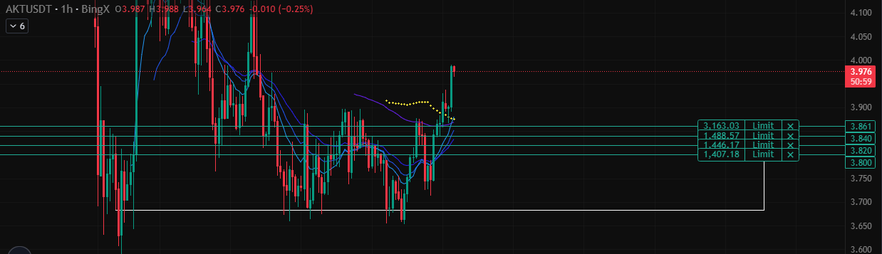
#> input picture src/chart_images/test_chart_image.png, 882 x 254 px, shrunk from 1238 x 357 before the run, found by its file name
$ python process_image.py
#> lines starting #> are read from the running program, lines starting #| are printed output that depends on the picture; after the words box and inside, x2 and y2 are one past the last pixel; in counts of white or black regions, pixels touching at a corner belong together
import argparse
import json

import cv2
import numpy as np
import pytesseract


def load_config(config_path):
    with open(config_path, 'r') as file:
        return json.load(file)


def parse_arguments():
    parser = argparse.ArgumentParser(description='Process chart images with customizable settings.')
    parser.add_argument('--config', type=str, help='Path to configuration file')
    parser.add_argument('--green-lower', type=int, nargs=3, metavar=('H', 'S', 'V'),
                        help='Lower HSV threshold for green color')
    parser.add_argument('--green-upper', type=int, nargs=3, metavar=('H', 'S', 'V'),
                        help='Upper HSV threshold for green color')
    parser.add_argument('--red-lower1', type=int, nargs=3, metavar=('H', 'S', 'V'),
                        help='Lower HSV threshold for red color (range 1)')
    parser.add_argument('--red-upper1', type=int, nargs=3, metavar=('H', 'S', 'V'),
                        help='Upper HSV threshold for red color (range 1)')
    parser.add_argument('--red-lower2', type=int, nargs=3, metavar=('H', 'S', 'V'),
                        help='Lower HSV threshold for red color (range 2)')
    parser.add_argument('--red-upper2', type=int, nargs=3, metavar=('H', 'S', 'V'),
                        help='Upper HSV threshold for red color (range 2)')
    return parser.parse_args()


def process_image(image_path):
    image = cv2.imread(image_path)
#> image is the input picture: shape (254, 882, 3); mean B, G, R 21.3, 21.2, 20.3
    if image is None:
        raise FileNotFoundError(f"Image not found at path: {image_path}")

    gray_image = cv2.cvtColor(image, cv2.COLOR_BGR2GRAY)
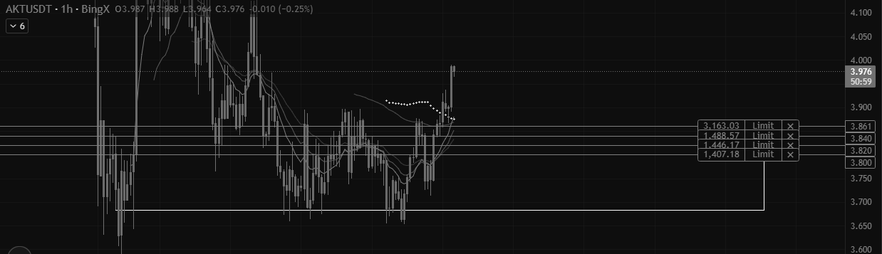
#> gray_image: shape (254, 882); min 0, max 251, mean 21

    hsv_image = cv2.cvtColor(image, cv2.COLOR_BGR2HSV)
#> hsv_image: shape (254, 882, 3); mean H, S, V 22.9, 32.3, 26.2

    green_lower = np.array([35, 100, 100])
    green_upper = np.array([85, 255, 255])
    red_lower1 = np.array([0, 100, 100])
    red_upper1 = np.array([10, 255, 255])
    red_lower2 = np.array([160, 100, 100])
    red_upper2 = np.array([180, 255, 255])

    green_mask = cv2.inRange(hsv_image, green_lower, green_upper)
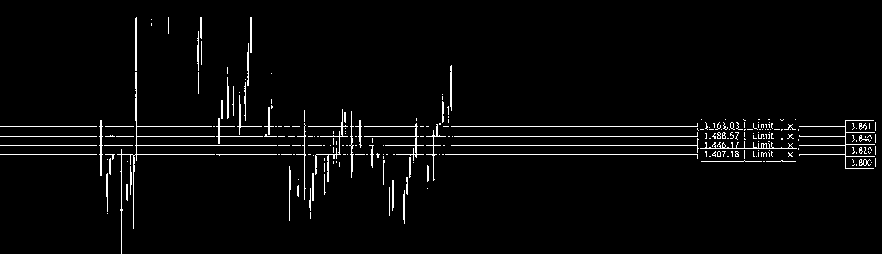
#> green_mask: shape (254, 882); 3% white in thin lines or dots
    red_mask1 = cv2.inRange(hsv_image, red_lower1, red_upper1)
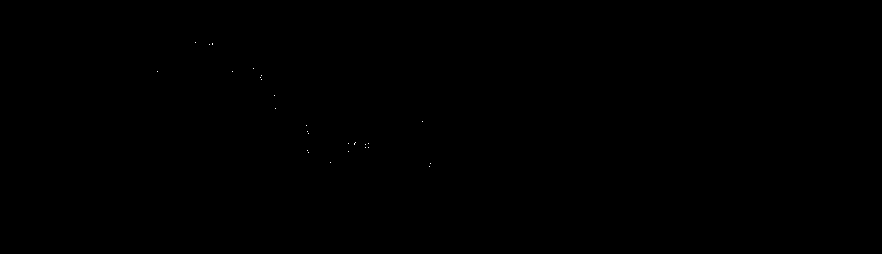
#> red_mask1: shape (254, 882); 0.01% white in thin lines or dots, all inside (x1, y1, x2, y2) = (157, 42, 431, 167)
    red_mask2 = cv2.inRange(hsv_image, red_lower2, red_upper2)
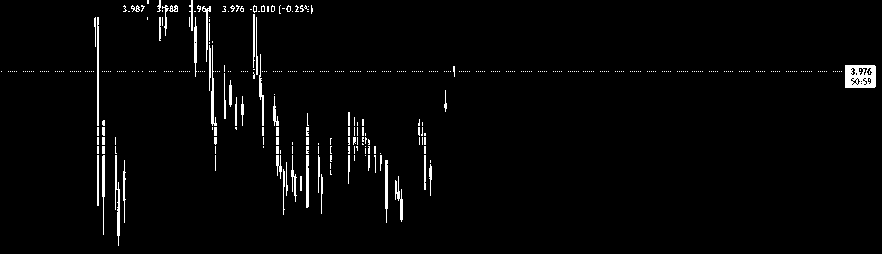
#> red_mask2: shape (254, 882); 2.5% white in thin lines or dots
    red_mask = cv2.add(red_mask1, red_mask2)
#> red_mask: shape (254, 882); 2.5% white in thin lines or dots

    image[green_mask > 0] = [0, 255, 0]
    image[red_mask > 0] = [0, 0, 255]
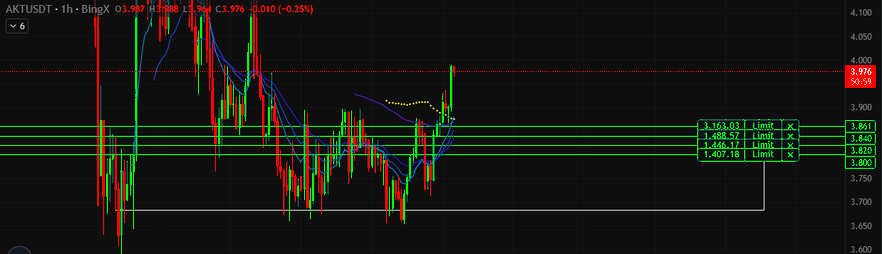
#> image: shape (254, 882, 3); mean B, G, R 16.5, 23.9, 21.4

    edges = cv2.Canny(gray_image, 50, 150, apertureSize=3)
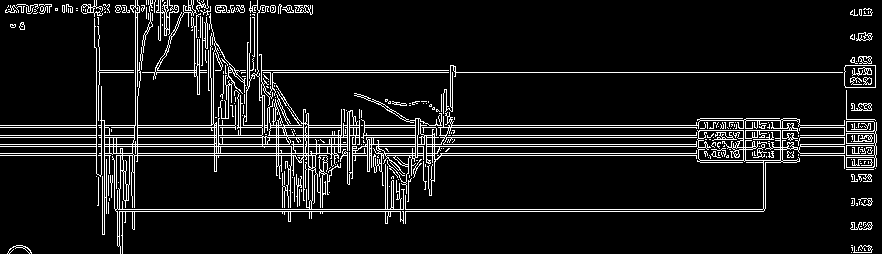
#> edges: shape (254, 882); 9.1% white in thin lines or dots

    lines = cv2.HoughLines(edges, 1, np.pi / 180, 200)
#> lines = 60 rows, first 8: [137, 1.57], [155, 1.57], [135, 1.57], [146, 1.57], [127, 1.57], [153, 1.57], [144, 1.57], [125, 1.57]

    horizontal_red_lines = []

    if lines is not None:
        for rho, theta in lines[:, 0]:
            if abs(theta) < np.pi / 36 or abs(theta - np.pi) < np.pi / 36:
                a = np.cos(theta)
                b = np.sin(theta)
                x0 = a * rho
                y0 = b * rho
                x1 = int(x0 + 1000 * (-b))
                y1 = int(y0 + 1000 * (a))
                x2 = int(x0 - 1000 * (-b))
                y2 = int(y0 - 1000 * (a))
                x1 = max(0, min(x1, image.shape[1] - 1))
                y1 = max(0, min(y1, image.shape[0] - 1))
                x2 = max(0, min(x2, image.shape[1] - 1))
                y2 = max(0, min(y2, image.shape[0] - 1))

                if red_mask[y1, x1] > 0 and red_mask[y2, x2] > 0:
                    cv2.line(image, (x1, y1), (x2, y2), (255, 0, 0), 2)
                    horizontal_red_lines.append(((x1, y1), (x2, y2)))
#> this loop made 60 passes
#> (rho, theta) on passes 1 to 12: (137, 1.57), (155, 1.57), (135, 1.57), (146, 1.57), (127, 1.57), (153, 1.57), (144, 1.57), (125, 1.57), (72, 1.57), (209, 1.57), (211, 1.57), (156, 1.55)
#> after the loop, horizontal_red_lines = []

#> (the run stopped early here; a loop or call above may not have finished)

$ run again, with src/chart_images/fartcoin_test_image.png copied over src/chart_images/test_chart_image.png
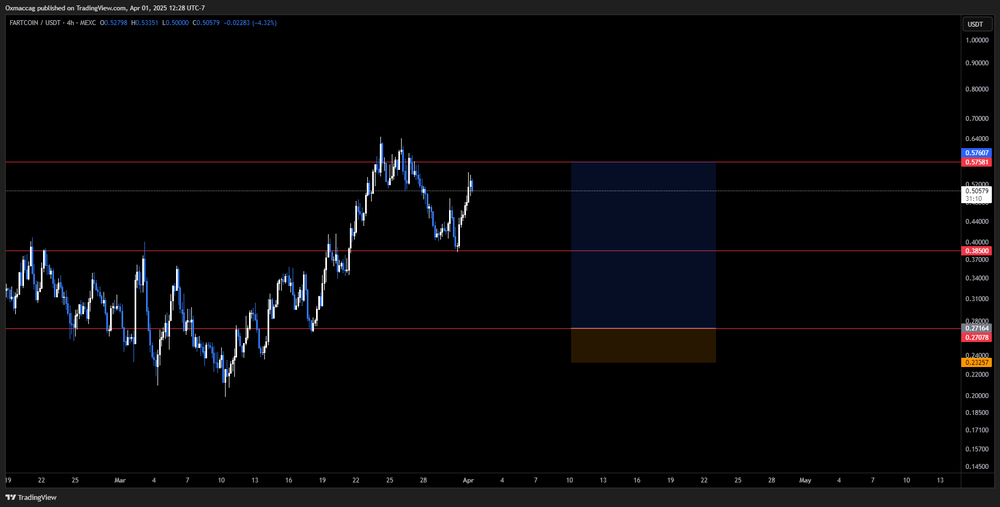
#> input picture src/chart_images/fartcoin_test_image.png, 1000 x 507 px, shrunk from 1835 x 931 before the run, found by its file name
#> in process_image, image is the input picture: shape (507, 1000, 3); mean B, G, R 9, 7.3, 7.6
#> hsv_image: shape (507, 1000, 3); mean H, S, V 10.8, 20.2, 10.3
#> green_mask: shape (507, 1000); every value is 0
#> red_mask1: shape (507, 1000); 0.03% white in thin lines or dots, all inside (x1, y1, x2, y2) = (188, 250, 716, 329)
#> in process_image, `red_mask2 = cv2.inRange(hsv_image, red_lower2, red_upper2)`:
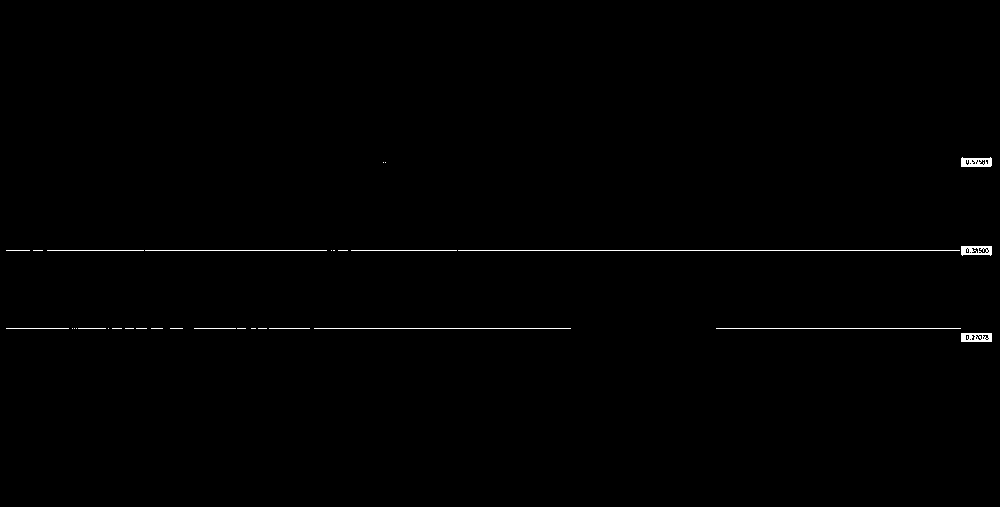
#> red_mask2: shape (507, 1000); 0.47% white in thin lines or dots, all inside (x1, y1, x2, y2) = (6, 157, 992, 342)
#> image: shape (507, 1000, 3); 0.5% of pixels changed, all inside (x1, y1, x2, y2) = (6, 157, 992, 342)
#> in process_image, `edges = cv2.Canny(gray_image, 50, 150, apertureSize=3)`:
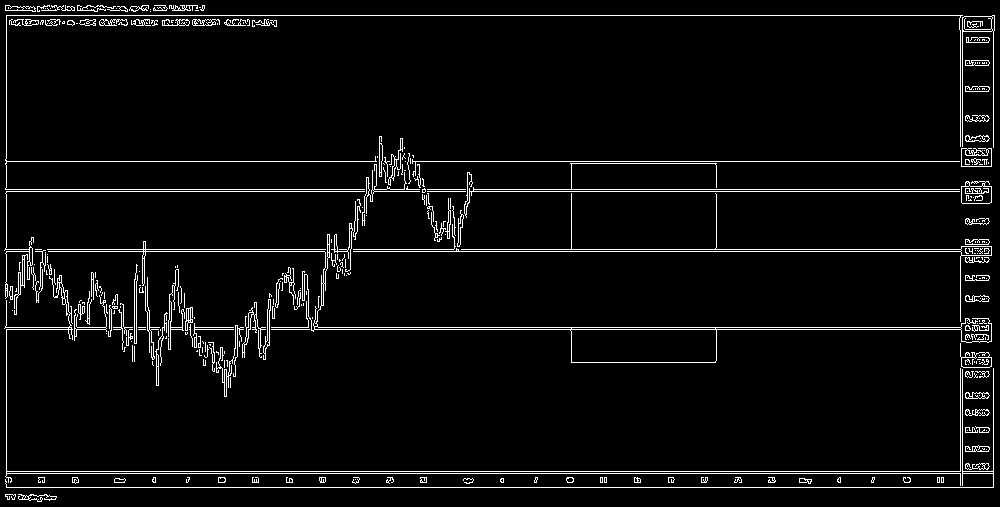
#> edges: shape (507, 1000); 4.4% white in thin lines or dots
#> lines = 16 rows, first 8: [487, 1.57], [471, 1.57], [473, 1.57], [15, 1.57], [191, 1.57], [251, 1.57], [189, 1.57], [161, 1.57]
#> the loop in process_image, `for rho, theta in lines[:, 0]:` made 16 passes
#> (rho, theta, x0, x1, x2) on passes 12 to 15: (6, 0, 6, 6, 6), (960, 0, 960, 960, 960), (962, 0, 962, 962, 962), (993, 0, 993, 993, 993)
#> after the loop in process_image, `for rho, theta in lines[:, 0]:`: horizontal_red_lines = []
